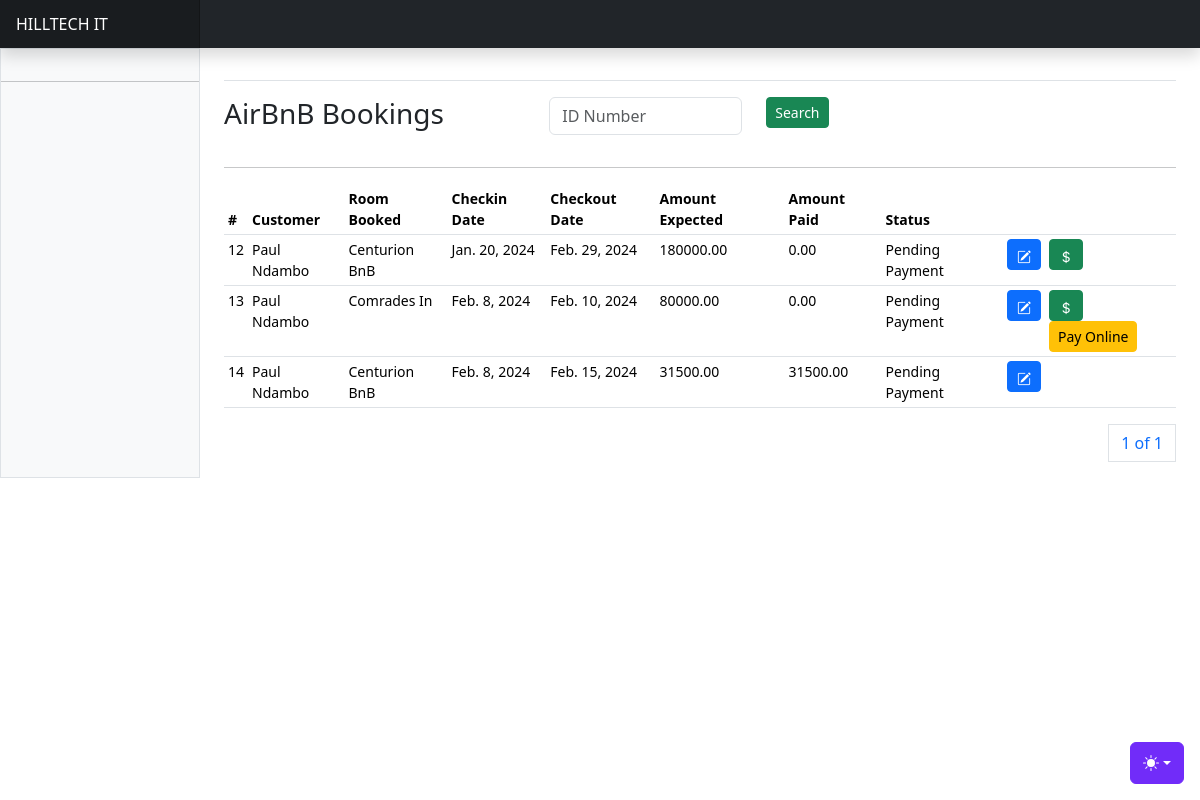
Before: /bookings/airbnb-bookings/ with the older database file.
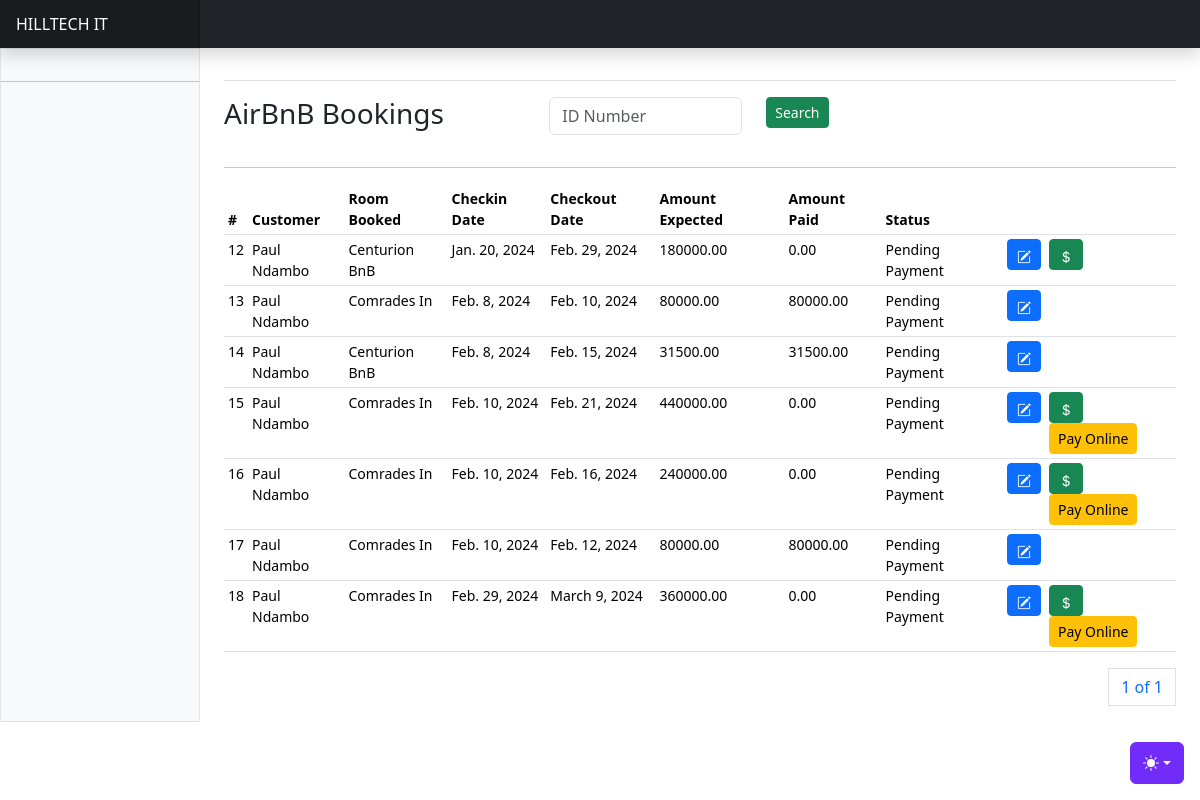
After: the same page with the newer database file.
### apps/bookings/models.py (models this page shows, shortened)
class BnBBooking(AbstractBaseModel):
    user = models.ForeignKey(
        "users.User", on_delete=models.CASCADE, related_name="customerbnbbookings"
    )
    airbnb = models.ForeignKey(
        "property.Property",
        on_delete=models.SET_NULL,
        null=True,
        related_name="bnbbookings",
    )
    booked_from = models.DateField()
    booked_to = models.DateField()
    amount_expected = models.DecimalField(max_digits=100, decimal_places=2, default=0)
    amount_paid = models.DecimalField(max_digits=100, decimal_places=2)
    days_booked = models.IntegerField(default=0)
    fully_paid = models.BooleanField(default=False)
    rooms_booked = models.IntegerField(default=1)
    payment_link = models.URLField(null=True)
    reference = models.CharField(max_length=255, null=True)
    transaction_id = models.CharField(max_length=255, null=True)
    is_over = models.BooleanField(default=False)
    status = models.CharField(max_length=255, null=True, default="Pending Payment", choices=BOOKING_STATUS_CHOICES)
    payment_notif_send = models.BooleanField(default=False)
    notif_send = models.BooleanField(default=False)

### apps/users/models.py (models this page shows, shortened)
class User(AbstractUser, AbstractBaseModel):
    role = models.CharField(choices=ROLE_CHOICES, max_length=32, null=True)
    phone_number = models.CharField(max_length=255, null=True)
    id_number = models.CharField(max_length=255, null=True)
    gender = models.CharField(max_length=255, null=True, choices=GENDER_CHOICES)
    date_of_birth = models.DateField(null=True)
    city = models.CharField(max_length=255, null=True)
    country = models.CharField(max_length=255, null=True)
    address = models.CharField(max_length=255, null=True)
    token = models.CharField(null=True, max_length=255)
    token_expiration_date = models.DateTimeField(null=True)
    activation_date = models.DateTimeField(null=True)
    position = models.CharField(
        max_length=255, choices=STAFF_POSITION_CHOICES, null=True
    )
    def name(self):
        return f"{self.first_name} {self.last_name}"

### apps/property/models.py (models this page shows, shortened)
class Property(AbstractBaseModel):
    owner = models.ForeignKey("users.User", on_delete=models.SET_NULL, null=True, related_name="listedproperties")
    name = models.CharField(max_length=255)
    location = models.CharField(max_length=255)
    city = models.CharField(max_length=255)
    country = models.CharField(max_length=255)
    property_type = models.CharField(max_length=255, choices=PROPERTY_TYPE_CHOICES)
    address = models.CharField(max_length=255)
    contact_number = models.CharField(max_length=255)
    email = models.EmailField(null=True)
    cost = models.DecimalField(max_digits=100, decimal_places=2, default=0, null=True)
    number_of_rooms = models.IntegerField(default=0, null=True)
    capacity = models.IntegerField(default=0)
    profile_image = models.ImageField(upload_to="property_images/", null=True)
    approval_status = models.CharField(
        max_length=255, default="Pending", choices=APPROVAL_CHOICES
    )
    children_allowed = models.IntegerField(default=0)
    adults_allowed = models.IntegerField(default=0)
    amenities = models.JSONField(default=list)
    pets_allowed = models.BooleanField(default=True)
    smoking_allowed = models.BooleanField(default=True)

### apps/bookings/views.py (the view)
# urls.py: path("airbnb-bookings/", airbnb_bookings, name="airbnb-bookings"),
def airbnb_bookings(request):
    airbnb_bookings = BnBBooking.objects.all()
    paginator = Paginator(airbnb_bookings, 12)
    page_number = request.GET.get("page")
    page_obj = paginator.get_page(page_number)
    context = {"page_obj": page_obj, "airbnb_bookings": airbnb_bookings}
    return render(request, "airbnbs/airbnb_bookings.html", context)

### templates/airbnbs/airbnb_bookings.html (shortened to what this page needs)
{% extends "base.html" %}
{% block content %}
<div class="row">
    <div class="col-4">
        <h3>AirBnB Bookings</h3>
    </div>
    <div class="col-4">
        <form method="POST">
            <div class="input-group mb-3">
              <div class="row">
                <div class="col-8">
                  <input type="text" class="form-control" id="reg_number" name="reg_number" placeholder="ID Number" >
                </div>
                <div class="col-4">
                  <button class="btn btn-success btn-sm">Search</button>
                </div>
              </div>
            </div>
          </form>
    </div>
</div>
<hr/>
      <div class="table-responsive small">
        <table class="table table-sm">
          <thead>
            <tr>
              <th scope="col">#</th>
              <th scope="col">Customer</th>
              <th scope="col">Room Booked</th>
              <th scope="col">Checkin Date</th>
              <th scope="col">Checkout Date</th>
              <th scope="col">Amount Expected</th>
              <th scope="col">Amount Paid</th>
              <th scope="col">Status</th>
              <th scope="col" colspan="3"></th>
            </tr>
          </thead>
          <tbody>
            {% for booking in page_obj %}
            <tr>
              <td>{{booking.id}}</td>
              <td>{{booking.user.name}}</td>
              <td>{{booking.airbnb.name}}</td>
              <td>{{booking.booked_from}}</td>
              <td>{{booking.booked_to}}</td>
              <td>{{booking.amount_expected}}</td>
              <td>{{booking.amount_paid}}</td>
              <td>{{booking.status}}</td>
              <td>
                <a class="btn btn-primary btn-sm" data-bs-toggle="modal" data-bs-target="#editAirBnBBookingModal{{ booking.id }}">
                    <i class="bi bi-pencil-square"></i>
                </a>
              </td>
              <td>
                {% if booking.amount_paid == booking.amount_expected %}
                {% else %}
                <a class="btn btn-success btn-sm" data-bs-toggle="modal" data-bs-target="#payBnBBookingModal{{ booking.id }}">
                    <i class="bi bi-currency-dollar"></i>
                </a>
                {% if booking.payment_link %}
                <a href="{{booking.payment_link}}" class="btn btn-warning btn-sm">Pay Online</a>
                {% endif %}
                {% endif %}
              </td>
            </tr>
            {% endfor %}
          </tbody>
        </table>
        <div>
          <nav aria-label="Page navigation example">
            <ul class="pagination justify-content-end">
              <a class="page-link" href="#">{{ page_obj.number }} of {{ page_obj.paginator.num_pages }}</a>
            </ul>
          </nav>
        </div>
      </div>
{% endblock content %}

### templates/base.html (shortened to what this page needs)
{% load static %}
<!doctype html>
<html lang="en" data-bs-theme="auto">
  <head><script src="{% static 'assets/js/color-modes.js' %}"></script>
    <link rel="stylesheet" href="https://cdn.jsdelivr.net/npm/@docsearch/css@3">
<link href="https://cdn.jsdelivr.net/npm/bootstrap@5.3.2/dist/css/bootstrap.min.css" rel="stylesheet">
    <link href="https://cdn.jsdelivr.net/npm/bootstrap-icons@1.10.3/font/bootstrap-icons.css" rel="stylesheet">
    <link href="{% static 'dashboard.css' %}" rel="stylesheet">
  </head>
  <body>
    <div class="dropdown position-fixed bottom-0 end-0 mb-3 me-3 bd-mode-toggle">
      <button class="btn btn-bd-primary py-2 dropdown-toggle d-flex align-items-center"
              id="bd-theme"
              type="button"
              aria-expanded="false"
              data-bs-toggle="dropdown"
              aria-label="Toggle theme (auto)">
        <svg class="bi my-1 theme-icon-active" width="1em" height="1em"><use href="#circle-half"></use></svg>
      </button>
    </div>
<header class="navbar sticky-top bg-dark flex-md-nowrap p-0 shadow" data-bs-theme="dark">
  <a class="navbar-brand col-md-3 col-lg-2 me-0 px-3 fs-6 text-white" href="{% url 'home' %}">HILLTECH IT</a>
</header>
<div class="container-fluid">
  <div class="row">
    {% include "includes/sidebar.html" %}
    <main class="col-md-9 ms-sm-auto col-lg-10 px-md-4">
      <div class="d-flex justify-content-between flex-wrap flex-md-nowrap align-items-center pt-3 pb-2 mb-3 border-bottom">
      </div>
      {% block content %}
      {% endblock content %}
  </main>
  </div>
</div>
  </body>
</html>

### templates/includes/sidebar.html (shortened to what this page needs)
<div class="sidebar border border-right col-md-3 col-lg-2 p-0 bg-body-tertiary">
    <div class="offcanvas-md offcanvas-end bg-body-tertiary" tabindex="-1" id="sidebarMenu" aria-labelledby="sidebarMenuLabel">
      <div class="offcanvas-body d-md-flex flex-column p-0 pt-lg-3 overflow-y-auto">
        <hr class="my-3">
      </div>
    </div>
  </div>

### static/dashboard.css (style rules this page uses)
.bi { display: inline-block; width: 1rem; height: 1rem; }
.navbar-brand { padding-top: .75rem; padding-bottom: .75rem; background-color: rgba(0, 0, 0, .25); box-shadow: inset -1px 0 0 rgba(0, 0, 0, .25); }

### templates/base.html (style rules this page uses)
.bi { vertical-align: -.125em; fill: currentColor; }
.btn-bd-primary { --bd-violet-bg: #712cf9; --bd-violet-rgb: 112.520718, 44.062154, 249.437846; --bs-btn-font-weight: 600; --bs-btn-color: var(--bs-white); --bs-btn-bg: var(--bd-violet-bg); --bs-btn-border-color: var(--bd-violet-bg); --bs-btn-hover-color: var(--bs-white); --bs-btn-hover-bg: #6528e0; --bs-btn-hover-border-color: #6528e0; --bs-btn-focus-shadow-rgb: var(--bd-violet-rgb); --bs-btn-active-color: var(--bs-btn-hover-color); --bs-btn-active-bg: #5a23c8; --bs-btn-active-border-color: #5a23c8; }
.bd-mode-toggle { z-index: 1500; }

Changed rows visible on the page:
changed BnBBooking id 13: amount_paid "0.00" → "80000.00"; no longer shows "Pay Online"
added BnBBooking: id "15", user.name "Paul Ndambo", airbnb.name "Comrades In", booked_from "Feb. 10, 2024", booked_to "Feb. 21, 2024", amount_expected "440000.00", amount_paid "0.00", status "Pending Payment"
added BnBBooking: id "16", user.name "Paul Ndambo", airbnb.name "Comrades In", booked_from "Feb. 10, 2024", booked_to "Feb. 16, 2024", amount_expected "240000.00", amount_paid "0.00", status "Pending Payment"
added BnBBooking: id "17", user.name "Paul Ndambo", airbnb.name "Comrades In", booked_from "Feb. 10, 2024", booked_to "Feb. 12, 2024", amount_expected "80000.00", amount_paid "80000.00", status "Pending Payment"
added BnBBooking: id "18", user.name "Paul Ndambo", airbnb.name "Comrades In", booked_from "Feb. 29, 2024", booked_to "March 9, 2024", amount_expected "360000.00", amount_paid "0.00", status "Pending Payment"
